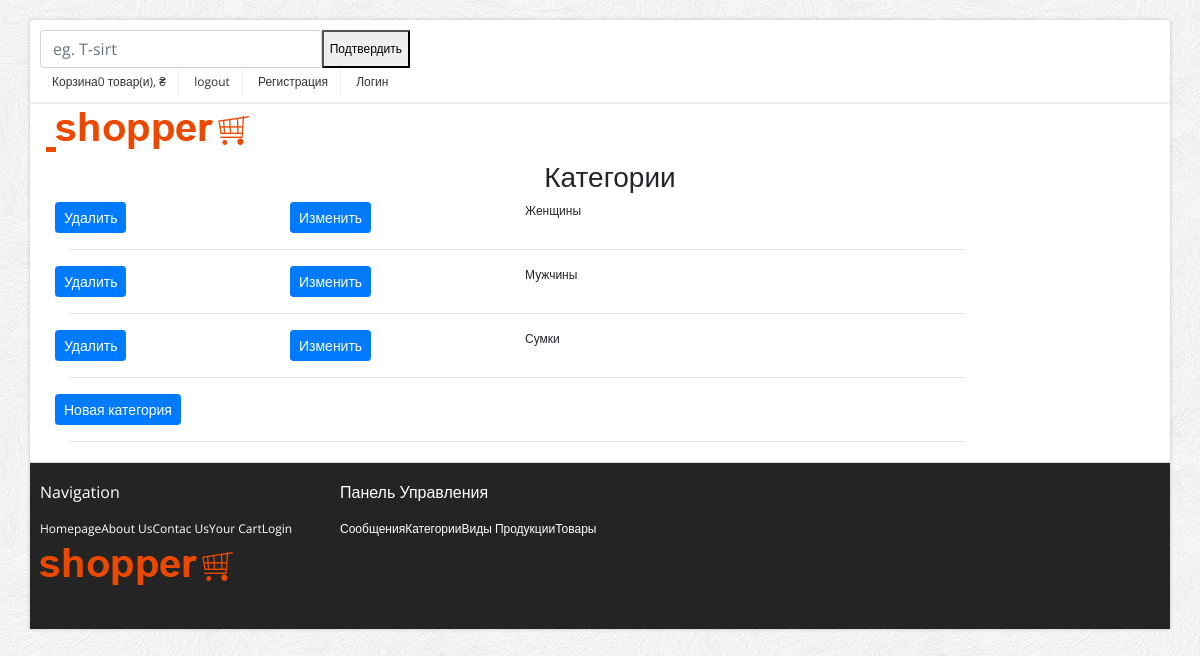
The page /admin-panel/categories/ (signed in) on the database its author committed.
### main_clothesmarket/models.py (models this page shows, shortened)
class Category(models.Model):  # Category of pruducts(man, woman, bags, i.t.d)
    def get_file_name(self, filename):
        exc = filename.strip().split('.')[-1]
        filename = f'{uuid4()}.{exc}'
        return path.join('media/images/categories', filename)
    title = models.CharField(max_length=16, unique=True)
    photo = models.ImageField(upload_to=get_file_name)
    category_order = models.IntegerField(unique=True)
    is_visible = models.BooleanField(default=True)

### admin_clothesmarket/views.py (the view)
# urls.py: path('categories/', list_of_categories, name='list_of_categories'),
@login_required(login_url='/login/')
@user_passes_test(is_member)
def list_of_categories(request):
    items = Category.objects.all().order_by('category_order')
    return render(request, 'categories.html', context={'items': items})

### admin_clothesmarket/views.py (called while the page is built)
def is_member(user):
    return user.groups.filter(name='manager').exists() or \
           user.is_staff

### admin_clothesmarket/templates/categories.html
{% extends 'base.html' %}
{% block content %}
<div class="container">
    <div class="section-title text-center">
        <h3>Категории</h3>
    </div>
    <div class="col-md-10 col-md-offset-1">
        {% for item in items %}
            <div class="row">
                <div class="col-md-3">
                    <a href='{% url "categories_delete" pk=item.pk %}'>
                        <button type="button" class="btn btn-primary btn-sm">Удалить</button>
                    </a>
                </div>
                <div class="col-md-3">
                    <a href='{% url "categories_update" pk=item.pk %}'>
                        <button type="button" class="btn btn-primary btn-sm">Изменить</button>
                    </a>
                </div>
                <div class="col-md-3">{{ item.title }}</div>
            </div>
            <hr/>
        {% endfor %}
        <div class="row">
            <div class='col-md-6 centered'>
                <a href='{% url 'categories_add' %}'>
                    <button type="button" class="btn btn-primary btn-sm">
                        Новая категория
                    </button>
                </a>
            </div>
        </div>
        <hr/>
    </div>
</div>
{% endblock %}

### static/themes/css/main.css (style rules this page uses)
body { font-size: 12px; font-family: 'Open Sans', arial, tahoma, sans-serif; background:url(../images/bg.png) repeat 0 0 fixed; }
label, input, button, select, textarea { font-size: 12px; }
ul li a,a { color:#333; outline:0; -webkit-transition: all 0.2s linear; -moz-transition: all 0.2s linear; -o-transition: all 0.2s linear; -ms-transition: all 0.2s linear; transition: all 0.2s linear; }
a { color:#eb4800; }

### rows shown on the page
Category: title "Женщины"
Category: title "Мужчины"
Category: title "Сумки"

### other values the page prints
{{ total_items }} "0"
